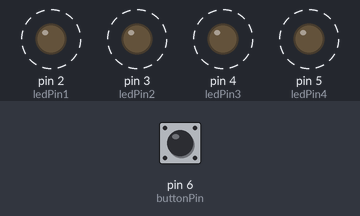
A sketch run on a simulated Arduino Uno, built with avr-gcc and run on an emulated ATmega328P. On the bench: output pins drawn as LEDs (lit = HIGH). Dashed ring = blinking. Inputs (shaded band) come from the test bench; at power-on: pin 6 (buttonPin) HIGH.

Above: at 2.8 s.
2.9 s: pin 6 (buttonPin) pulled LOW for 1.2 s
At 3.17 s:
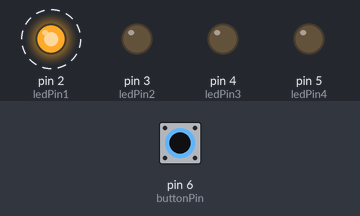
At 3.92 s:
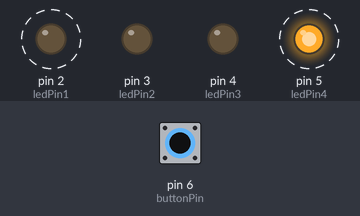
6.4 s: pin 6 (buttonPin) pulled LOW for 3.2 s
At 8.0 s:
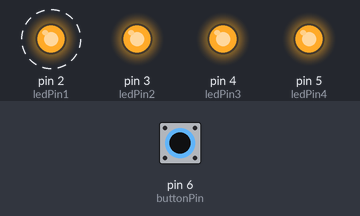
Timing chart, 0 to 17.1 s (numbered marks = the images above; inputs shaded):
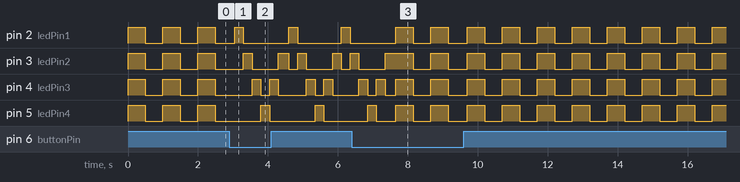

Measured:
- after the input at 2.9 s, pin 2 (ledPin1): alternates HIGH for 0.25 s and LOW for 1.3 s, starting after 0.15 s; pin 5 (ledPin4): alternates HIGH for 0.25 s and LOW for 1.3 s, starting after 0.90 s
- after the input at 6.4 s, pin 2 (ledPin1): alternates HIGH for 0.50 s and LOW for 0.50 s, starting after 1.3 s
- by itself, pin 2 (ledPin1), pin 5 (ledPin4): alternates HIGH for 0.50 s and LOW for 0.50 s

The sketch:

sketch_may11a.ino
```cpp
const int ledPin1 = 2;
const int ledPin2 = 3;
const int ledPin3 = 4;
const int ledPin4 = 5;

const int buttonPin = 6;

int mode = 0;

int prevButtonState = HIGH;
void setup() {
  pinMode(ledPin1, OUTPUT);
  pinMode(ledPin2, OUTPUT);
  pinMode(ledPin3, OUTPUT);
  pinMode(ledPin4, OUTPUT);

  pinMode(buttonPin, INPUT_PULLUP);
}

void loop() {
  // Membaca status tombol
  int buttonState = digitalRead(buttonPin);

  // Memeriksa perubahan status tombol
  if (buttonState != prevButtonState) {
    // Jika tombol ditekan
    if (buttonState == LOW) {
      // Mengubah mode
      mode = (mode + 1) % 2;
    }
    // Menunda untuk menghindari bounce tombol
    delay(50);
  }

  // Menyimpan status tombol sebelumnya
  prevButtonState = buttonState;

  // Menjalankan mode yang dipilih
  if (mode == 0) {
    nyalasemua(); // Mode kedap kedip semua
  } else {
    berderet(); // Mode kedip berurutan
  }
}


void nyalasemua(){

  digitalWrite(ledPin1, HIGH);
  digitalWrite(ledPin2, HIGH);
  digitalWrite(ledPin3, HIGH);
  digitalWrite(ledPin4, HIGH);
  delay(500);
  digitalWrite(ledPin1, LOW);
  digitalWrite(ledPin2, LOW);
  digitalWrite(ledPin3, LOW);
  digitalWrite(ledPin4, LOW);
  delay(500);
}

void berderet() {
  digitalWrite(ledPin1, HIGH); // Menghidupkan LED pertama
  digitalWrite(ledPin2, LOW); // Mematikan LED kedua
  digitalWrite(ledPin3, LOW); // Mematikan LED ketiga
  digitalWrite(ledPin4, LOW); // Mematikan LED keempat
  delay(250); // Delay selama 500 ms

  digitalWrite(ledPin1, LOW); // Mematikan LED pertama
  digitalWrite(ledPin2, HIGH); // Menghidupkan LED kedua
  digitalWrite(ledPin3, LOW); // Mematikan LED ketiga
  digitalWrite(ledPin4, LOW); // Mematikan LED keempat
  delay(250); // Delay selama 500 ms

  digitalWrite(ledPin1, LOW); // Mematikan LED pertama
  digitalWrite(ledPin2, LOW); // Mematikan LED kedua
  digitalWrite(ledPin3, HIGH); // Menghidupkan LED ketiga
  digitalWrite(ledPin4, LOW); // Mematikan LED keempat
  delay(250); // Delay selama 500 ms

  digitalWrite(ledPin1, LOW); // Mematikan LED pertama
  digitalWrite(ledPin2, LOW); // Mematikan LED kedua
  digitalWrite(ledPin3, LOW); // Menghidupkan LED ketiga
  digitalWrite(ledPin4, HIGH); // Mematikan LED keempat
  delay(250); // Delay selama 500 ms

  digitalWrite(ledPin1, LOW); // Mematikan LED pertama
  digitalWrite(ledPin2, LOW); // Mematikan LED kedua
  digitalWrite(ledPin3, HIGH); // Menghidupkan LED ketiga
  digitalWrite(ledPin4, LOW); // Mematikan LED keempat
  delay(250); // Delay selama 500 ms

  digitalWrite(ledPin1, LOW); // Mematikan LED pertama
  digitalWrite(ledPin2, HIGH); // Menghidupkan LED kedua
  digitalWrite(ledPin3, LOW); // Mematikan LED ketiga
  digitalWrite(ledPin4, LOW); // Mematikan LED keempat
  delay(250); // Delay selama 500 ms
}
```
